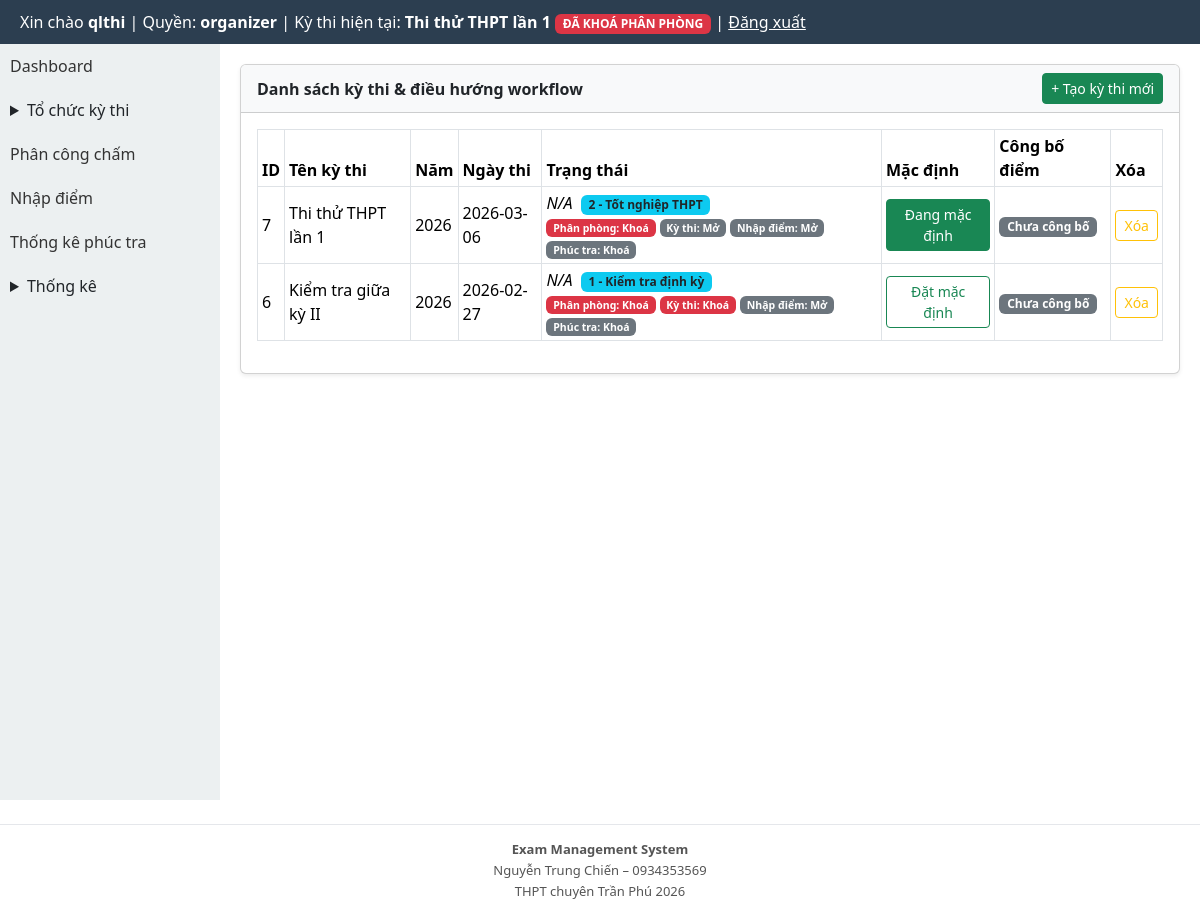
Screenshot of /modules/exams/index.php (signed in) with the database file from the repository.
### tables this page shows
CREATE TABLE exams (
  id INTEGER PRIMARY KEY AUTOINCREMENT,
  ten_ky_thi TEXT,
  nam INTEGER,
  ngay_thi TEXT
, is_default INTEGER DEFAULT 0, deleted_at TEXT, distribution_locked INTEGER DEFAULT 0, rooms_locked INTEGER DEFAULT 0, exam_locked INTEGER DEFAULT 0, scoring_closed INTEGER DEFAULT 0, exam_mode INTEGER DEFAULT 1, is_locked INTEGER DEFAULT 0, is_score_entry_locked INTEGER DEFAULT 0, is_score_published INTEGER DEFAULT 0, is_recheck_open INTEGER DEFAULT 0);

### core/auth.php (called while the page is built, shortened)
<?php
function normalize_role(?string $role): string {
    $normalized = strtolower(trim((string) $role));
    return match ($normalized) {
        'score_entry', 'score-input', 'score_input', 'nhapdiem', 'nhap_diem' => 'scorer',
        'exam_manager', 'quanlythi', 'exam-manager' => 'organizer',
        default => $normalized,
    };
}
function current_user_role(): string {
    $sessionRole = $_SESSION['role'] ?? null;
    if (is_string($sessionRole) && trim($sessionRole) !== '') {
        return normalize_role($sessionRole);
    }
    $userRole = $_SESSION['user']['role'] ?? null;
    return normalize_role(is_string($userRole) ? $userRole : '');
}

### modules/exams/_common.php (called while the page is built, shortened)
<?php
require_once BASE_PATH . '/core/auth.php';
require_once BASE_PATH . '/core/db.php';
require_once BASE_PATH . '/modules/exams/exam_context_helper.php';
function exams_normalize_exam_mode(mixed $mode): int
{
    $value = (int) $mode;
    return in_array($value, [1, 2], true) ? $value : 1;
}
function exams_exam_mode_label(mixed $mode): string
{
    return exams_normalize_exam_mode($mode) === 2 ? '2 - Tốt nghiệp THPT' : '1 - Kiểm tra định kỳ';
}

### modules/exams/exam_context_helper.php (called while the page is built, shortened)
<?php
function getCurrentExam(): ?array
{
    global $pdo;
    $cols = array_column($pdo->query('PRAGMA table_info(exams)')->fetchAll(PDO::FETCH_ASSOC), 'name');
    $hasDeletedAt = in_array('deleted_at', $cols, true);
    $activeWhere = $hasDeletedAt ? '(deleted_at IS NULL OR trim(deleted_at) = "")' : '1=1';
    $defaultStmt = $pdo->query('SELECT * FROM exams WHERE ' . $activeWhere . ' AND is_default = 1 ORDER BY id DESC LIMIT 1');
    $defaultExam = $defaultStmt ? $defaultStmt->fetch(PDO::FETCH_ASSOC) : false;
    if (is_array($defaultExam)) {
        return $defaultExam;
    }
}
function getCurrentExamId(): int
{
    $exam = getCurrentExam();
    return (int) ($exam['id'] ?? 0);
}

### modules/exams/index.php (the view, shortened to what this page needs)
<?php
require_once BASE_PATH . '/modules/exams/_common.php';
$csrf = exams_get_csrf_token();
$hasTrangThai = false;
$selectTrangThai = $hasTrangThai ? ', trang_thai' : '';
$currentExamId = getCurrentExamId();
$isAdmin = current_user_role() === 'admin';
$examWhere = $isAdmin ? '' : ' WHERE deleted_at IS NULL';
$exams = $pdo->query('SELECT id, ten_ky_thi, nam, ngay_thi, exam_mode, deleted_at, is_default,
    COALESCE(distribution_locked,0) AS distribution_locked,
    COALESCE(rooms_locked,0) AS rooms_locked,
    COALESCE(is_locked,0) AS is_locked,
    COALESCE(exam_locked,0) AS exam_locked,
    COALESCE(is_score_entry_locked,0) AS is_score_entry_locked,
    COALESCE(is_recheck_open,0) AS is_recheck_open,
    COALESCE(scoring_closed,0) AS scoring_closed,
    COALESCE(is_score_published,0) AS is_score_published' . $selectTrangThai . ' FROM exams' . $examWhere . ' ORDER BY id DESC')->fetchAll(PDO::FETCH_ASSOC);
require_once BASE_PATH . '/layout/header.php';
?>
<link href="https://cdn.jsdelivr.net/npm/bootstrap@5.3.3/dist/css/bootstrap.min.css" rel="stylesheet">
<div style="display:flex;min-height:calc(100vh - 44px);">
    <?php require_once BASE_PATH . '/layout/sidebar.php'; ?>
    <div style="flex:1;padding:20px;min-width:0;">
        <div class="card shadow-sm">
            <div class="card-header bg-light d-flex justify-content-between align-items-center">
                <strong>Danh sách kỳ thi & điều hướng workflow</strong>
                <button class="btn btn-success btn-sm" type="button" data-bs-toggle="collapse" data-bs-target="#createExamPanel" aria-expanded="false" aria-controls="createExamPanel">+ Tạo kỳ thi mới</button>
            </div>
            <div class="card-body">
                <div class="table-responsive">
                    <table class="table table-bordered table-sm align-middle">
                        <thead>
                        <tr><th>ID</th><th>Tên kỳ thi</th><th>Năm</th><th>Ngày thi</th><th>Trạng thái</th><th>Mặc định</th><?php if ($isAdmin): ?><th>Workflow</th><?php endif; ?><th>Công bố điểm</th><th>Xóa</th></tr>
                        </thead>
                        <tbody>
                        <?php if (empty($exams)): ?>
                            <tr><td colspan="<?= $isAdmin ? 9 : 8 ?>" class="text-center">Chưa có kỳ thi.</td></tr>
                        <?php else: foreach ($exams as $exam): ?>
                            <?php $isDeleted = !empty($exam['deleted_at']); ?>
                            <tr class="<?= $isDeleted ? 'table-warning' : '' ?>">
                                <td><?= (int) $exam['id'] ?></td>
                                <td><?= htmlspecialchars((string) $exam['ten_ky_thi'], ENT_QUOTES, 'UTF-8') ?></td>
                                <td><?= htmlspecialchars((string) $exam['nam'], ENT_QUOTES, 'UTF-8') ?></td>
                                <td><?= htmlspecialchars((string) $exam['ngay_thi'], ENT_QUOTES, 'UTF-8') ?></td>
                                <td>
                                    <?= $hasTrangThai ? htmlspecialchars((string) ($exam['trang_thai'] ?? ''), ENT_QUOTES, 'UTF-8') : '<em>N/A</em>' ?>
                                    <span class="badge bg-info text-dark ms-1"><?= htmlspecialchars(exams_exam_mode_label($exam['exam_mode'] ?? 1), ENT_QUOTES, 'UTF-8') ?></span>
                                    <?php
                                        $distributionLocked = (int) ($exam['distribution_locked'] ?? 0) === 1
                                            || (int) ($exam['rooms_locked'] ?? 0) === 1
                                            || (int) ($exam['is_locked'] ?? 0) === 1;
                                        $examLockedRow = (int) ($exam['exam_locked'] ?? 0) === 1;
                                        $scoreEntryLocked = (int) ($exam['is_score_entry_locked'] ?? 0) === 1
                                            || (int) ($exam['scoring_closed'] ?? 0) === 1;
                                        $recheckOpen = (int) ($exam['is_recheck_open'] ?? 0) === 1;
                                    ?>
                                    <div class="small mt-1 d-flex flex-wrap gap-1">
                                        <span class="badge <?= $distributionLocked ? 'bg-danger' : 'bg-secondary' ?>">Phân phòng: <?= $distributionLocked ? 'Khoá' : 'Mở' ?></span>
                                        <span class="badge <?= $examLockedRow ? 'bg-danger' : 'bg-secondary' ?>">Kỳ thi: <?= $examLockedRow ? 'Khoá' : 'Mở' ?></span>
                                        <span class="badge <?= $scoreEntryLocked ? 'bg-danger' : 'bg-secondary' ?>">Nhập điểm: <?= $scoreEntryLocked ? 'Khoá' : 'Mở' ?></span>
                                        <span class="badge <?= $recheckOpen ? 'bg-success' : 'bg-secondary' ?>">Phúc tra: <?= $recheckOpen ? 'Mở' : 'Khoá' ?></span>
                                    </div>
                                </td>
                                <td>
                                    <form method="post" class="d-inline">
                                        <button class="btn btn-sm <?= $currentExamId === (int) $exam['id'] ? 'btn-success' : 'btn-outline-success' ?>" type="submit"><?= $currentExamId === (int)$exam['id'] ? 'Đang mặc định' : 'Đặt mặc định' ?></button>
                                    </form>
                                </td>
                                <td>
                                    <?php if ($isAdmin): ?>
                                        <form method="post" class="d-inline">
                                            <input type="hidden" name="csrf_token" value="<?= htmlspecialchars($csrf, ENT_QUOTES, 'UTF-8') ?>">
                                            <input type="hidden" name="action" value="toggle_score_publish">
                                            <input type="hidden" name="exam_id" value="<?= (int) $exam['id'] ?>">
                                            <input type="hidden" name="publish" value="<?= ((int) ($exam['is_score_published'] ?? 0) === 1) ? 0 : 1 ?>">
                                            <button class="btn btn-sm <?= ((int) ($exam['is_score_published'] ?? 0) === 1) ? 'btn-danger' : 'btn-outline-danger' ?>" type="submit">
                                                <?= ((int) ($exam['is_score_published'] ?? 0) === 1) ? 'Tắt công bố điểm' : 'Bật công bố điểm' ?>
                                            </button>
                                        </form>
                                    <?php else: ?>
                                        <span class="badge bg-secondary"><?= ((int) ($exam['is_score_published'] ?? 0) === 1) ? 'Đã công bố' : 'Chưa công bố' ?></span>
                                    <?php endif; ?>
                                </td>
                                <td>
                                    <div class="d-flex flex-column gap-1">
                                        <?php if (!$isDeleted): ?>
                                            <form method="post" onsubmit="return confirm('Bạn chắc chắn muốn xóa kỳ thi này?')">
                                                <button class="btn btn-sm btn-outline-warning"><?= $isAdmin ? 'Xóa tạm' : 'Xóa' ?></button>
                                            </form>
                                        <?php endif; ?>
                                    </div>
                                </td>
                            </tr>
                        <?php endforeach; endif; ?>
                        </tbody>
                    </table>
                </div>
            </div>
        </div>
    </div>
</div>
<?php require_once BASE_PATH . '/layout/footer.php'; ?>

### templates/header.php (style rules this page uses)
* { box-sizing: border-box; }
body { margin:0; font-family: Arial; }

### rows the page displays
exams: id "7", ten_ky_thi "Thi thử THPT lần 1", nam "2026", ngay_thi "2026-03-06", exam_mode "2 - Tốt nghiệp THPT", shows "Mở", shows "Đang mặc định"
exams: id "6", ten_ky_thi "Kiểm tra giữa kỳ II", nam "2026", ngay_thi "2026-02-27", exam_mode "1 - Kiểm tra định kỳ", shows "Khoá", shows "Đặt mặc định"

### other values shown
$_SESSION['user']['username'] "qlthi"
$role "organizer"
$currentExamInfo['ten_ky_thi'] "Thi thử THPT lần 1"
